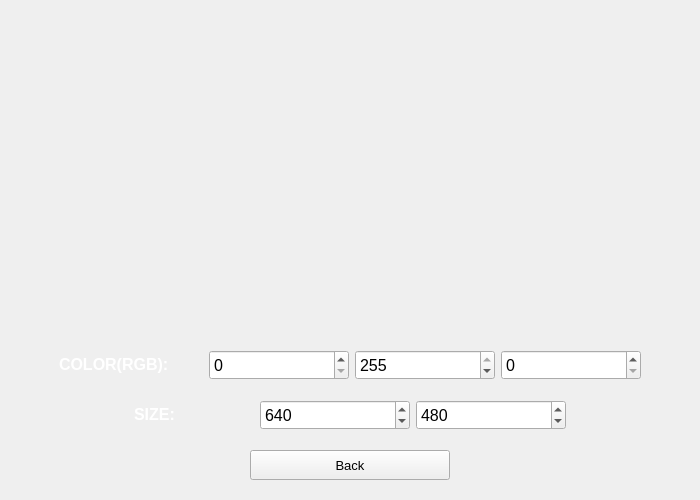
<?xml version="1.0" encoding="UTF-8"?>
<ui version="4.0">
 <class>settings_form</class>
 <widget class="QWidget" name="settings_form">
  <property name="geometry">
   <rect>
    <x>0</x>
    <y>0</y>
    <width>700</width>
    <height>500</height>
   </rect>
  </property>
  <property name="minimumSize">
   <size>
    <width>700</width>
    <height>500</height>
   </size>
  </property>
  <property name="maximumSize">
   <size>
    <width>700</width>
    <height>500</height>
   </size>
  </property>
  <property name="windowTitle">
   <string>Expression Recognizer</string>
  </property>
  <widget class="QFrame" name="color_F">
   <property name="geometry">
    <rect>
     <x>50</x>
     <y>340</y>
     <width>600</width>
     <height>50</height>
    </rect>
   </property>
   <property name="minimumSize">
    <size>
     <width>600</width>
     <height>40</height>
    </size>
   </property>
   <property name="maximumSize">
    <size>
     <width>16777215</width>
     <height>60</height>
    </size>
   </property>
   <layout class="QHBoxLayout" name="horizontalLayout">
    <item>
     <widget class="QLabel" name="color_L">
      <property name="minimumSize">
       <size>
        <width>150</width>
        <height>30</height>
       </size>
      </property>
      <property name="text">
       <string>&lt;html&gt;&lt;head/&gt;&lt;body&gt;&lt;p&gt;&lt;span style=&quot; font-size:12pt; font-weight:600; color:#ffffff;&quot;&gt;COLOR(RGB):&lt;/span&gt;&lt;/p&gt;&lt;/body&gt;&lt;/html&gt;</string>
      </property>
     </widget>
    </item>
    <item>
     <widget class="QSpinBox" name="R_SB">
      <property name="sizePolicy">
       <sizepolicy hsizetype="Minimum" vsizetype="Fixed">
        <horstretch>50</horstretch>
        <verstretch>50</verstretch>
       </sizepolicy>
      </property>
      <property name="minimumSize">
       <size>
        <width>140</width>
        <height>30</height>
       </size>
      </property>
      <property name="font">
       <font>
        <pointsize>12</pointsize>
       </font>
      </property>
      <property name="maximum">
       <number>255</number>
      </property>
     </widget>
    </item>
    <item>
     <widget class="QSpinBox" name="G_SB">
      <property name="sizePolicy">
       <sizepolicy hsizetype="Minimum" vsizetype="Fixed">
        <horstretch>50</horstretch>
        <verstretch>50</verstretch>
       </sizepolicy>
      </property>
      <property name="minimumSize">
       <size>
        <width>140</width>
        <height>30</height>
       </size>
      </property>
      <property name="font">
       <font>
        <pointsize>12</pointsize>
       </font>
      </property>
      <property name="maximum">
       <number>255</number>
      </property>
      <property name="value">
       <number>255</number>
      </property>
     </widget>
    </item>
    <item>
     <widget class="QSpinBox" name="B_SB">
      <property name="minimumSize">
       <size>
        <width>140</width>
        <height>30</height>
       </size>
      </property>
      <property name="font">
       <font>
        <pointsize>12</pointsize>
       </font>
      </property>
      <property name="maximum">
       <number>255</number>
      </property>
     </widget>
    </item>
   </layout>
  </widget>
  <widget class="QFrame" name="size_F">
   <property name="geometry">
    <rect>
     <x>125</x>
     <y>390</y>
     <width>450</width>
     <height>50</height>
    </rect>
   </property>
   <property name="minimumSize">
    <size>
     <width>0</width>
     <height>40</height>
    </size>
   </property>
   <layout class="QHBoxLayout" name="horizontalLayout_2">
    <item>
     <widget class="QLabel" name="size_L">
      <property name="minimumSize">
       <size>
        <width>120</width>
        <height>30</height>
       </size>
      </property>
      <property name="maximumSize">
       <size>
        <width>120</width>
        <height>120</height>
       </size>
      </property>
      <property name="text">
       <string>&lt;html&gt;&lt;head/&gt;&lt;body&gt;&lt;p&gt;&lt;span style=&quot; font-size:12pt; font-weight:600; color:#ffffff;&quot;&gt;SIZE:&lt;/span&gt;&lt;/p&gt;&lt;/body&gt;&lt;/html&gt;</string>
      </property>
     </widget>
    </item>
    <item>
     <widget class="QSpinBox" name="W_SB">
      <property name="sizePolicy">
       <sizepolicy hsizetype="Minimum" vsizetype="Fixed">
        <horstretch>50</horstretch>
        <verstretch>30</verstretch>
       </sizepolicy>
      </property>
      <property name="minimumSize">
       <size>
        <width>120</width>
        <height>30</height>
       </size>
      </property>
      <property name="font">
       <font>
        <pointsize>12</pointsize>
       </font>
      </property>
      <property name="minimum">
       <number>120</number>
      </property>
      <property name="maximum">
       <number>800</number>
      </property>
      <property name="value">
       <number>640</number>
      </property>
     </widget>
    </item>
    <item>
     <widget class="QSpinBox" name="H_SB">
      <property name="sizePolicy">
       <sizepolicy hsizetype="Minimum" vsizetype="Fixed">
        <horstretch>50</horstretch>
        <verstretch>30</verstretch>
       </sizepolicy>
      </property>
      <property name="minimumSize">
       <size>
        <width>120</width>
        <height>30</height>
       </size>
      </property>
      <property name="font">
       <font>
        <pointsize>12</pointsize>
       </font>
      </property>
      <property name="minimum">
       <number>80</number>
      </property>
      <property name="maximum">
       <number>600</number>
      </property>
      <property name="value">
       <number>480</number>
      </property>
     </widget>
    </item>
   </layout>
  </widget>
  <widget class="QPushButton" name="back_BTN">
   <property name="geometry">
    <rect>
     <x>250</x>
     <y>450</y>
     <width>200</width>
     <height>30</height>
    </rect>
   </property>
   <property name="font">
    <font>
     <pointsize>10</pointsize>
    </font>
   </property>
   <property name="text">
    <string>Back</string>
   </property>
  </widget>
 </widget>
 <resources/>
 <connections/>
</ui>
